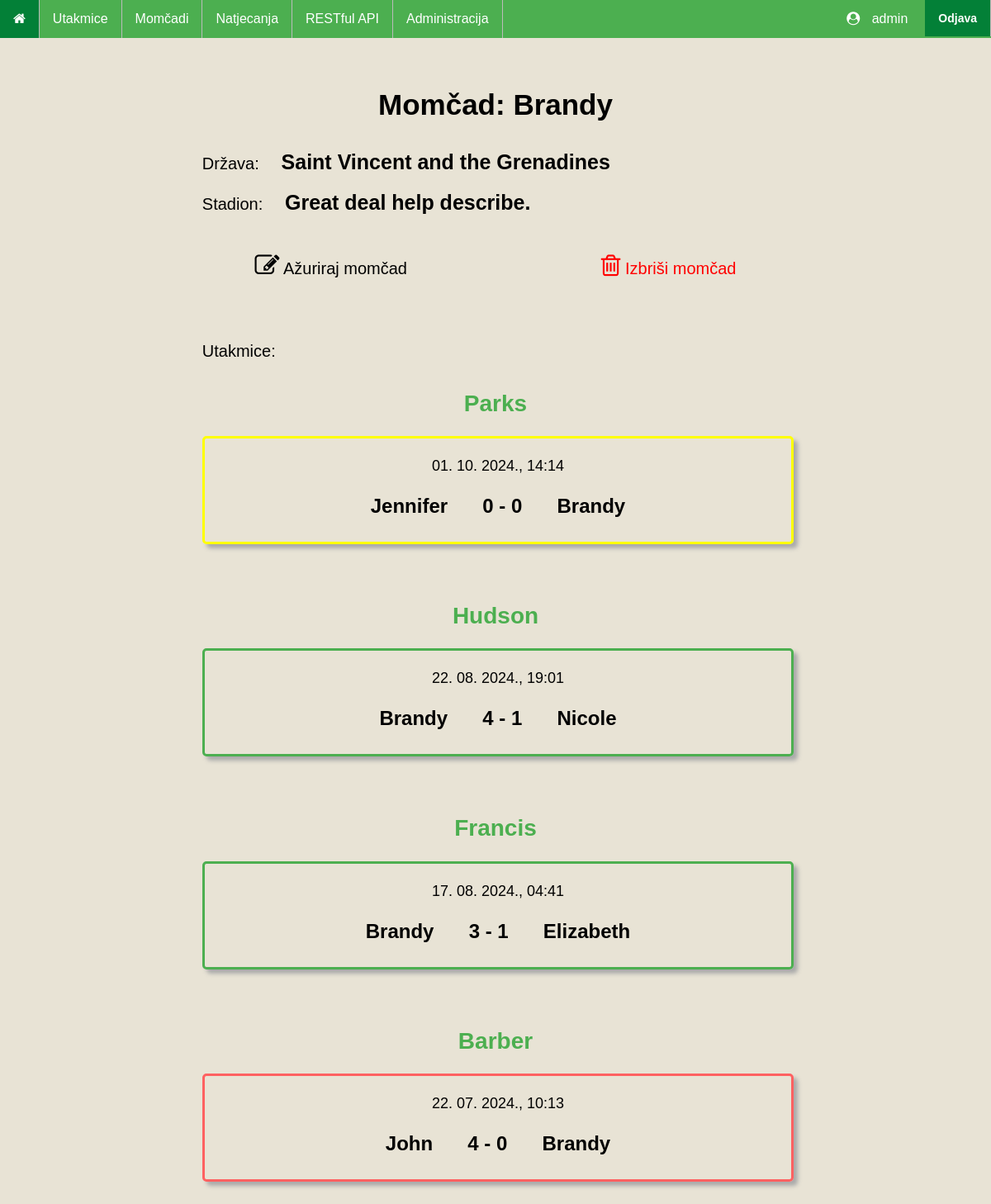
/teams/300 (signed in), run on an earlier commit of the app's database.
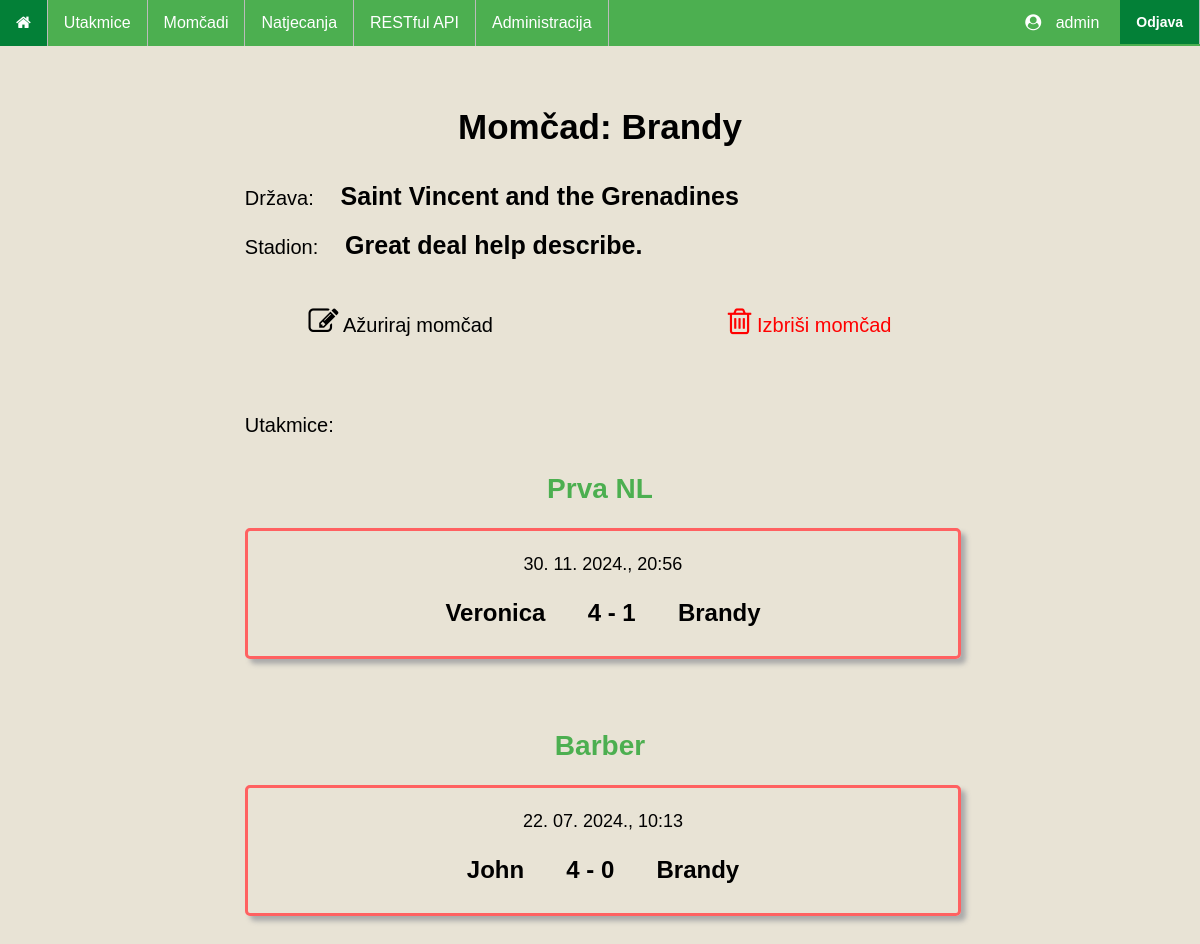
And on a later commit of the database.
### main/models.py (models this page shows, shortened)
class Competition(models.Model):
    competition_name = models.CharField(max_length=50)
    competition_country = models.CharField(max_length=30)
    competition_teams = models.ManyToManyField(Team)
    def __str__(self):
        return self.competition_name

class Match(models.Model):
    match_date = models.DateTimeField('Datum utakmice')
    match_stadium = models.TextField()
    match_competition = models.ForeignKey(Competition, on_delete=models.CASCADE, blank=True, null=True)
    match_team1 = models.ForeignKey(Team, on_delete=models.CASCADE, blank=True, null=True, related_name='team1')
    match_team2 = models.ForeignKey(Team, on_delete=models.CASCADE, blank=True, null=True, related_name='team2')
    match_score1 = models.IntegerField()
    match_score2 = models.IntegerField()

class Team(models.Model):
    team_name = models.CharField(max_length=50)
    team_stadium = models.TextField()
    team_country = models.CharField(max_length=30)
    def __str__(self):
        return '{}'.format(self.team_name)

### main/views.py (the view)
# urls.py: path('teams/<pk>', TeamDetailed, name='teamDetails'),
@login_required
def TeamDetailed(request, pk):
    context = {}
    context["object"] = Team.objects.get(id = pk)
    matches = Match.objects.filter(
        Q(match_team1__id = pk) |
        Q(match_team2__id = pk)
    ).order_by('-match_date')
    context["grouped_matches"] = {
        competition: list(matches)
        for competition, matches in groupby(matches, key=lambda x: x.match_competition)
    }
    return render(request, "main/teamDetail.html", context)

### templates/main/teamDetail.html (shortened to what this page needs)
{% extends "base_generic.html" %}
{% block content %}
    <h1>Momčad: {{ object.team_name }}</h1>
    <p class="match_details">Država: <b>{{ object.team_country }}</b></p>
    <p class="match_details">Stadion: <b>{{ object.team_stadium }}</b></p>
    {% if request.user.is_superuser %}
    <p class="match_details grid-container" style="margin-top: 5%; margin-bottom: 1%;">
        <span>
            <a href="{% url 'editTeam' object.id %}" style="color: black;">
                <i class="fa fa-edit" style="font-size: 30px; color:black;"></i>
                Ažuriraj momčad
            </a>
        </span>
        <span></span>
        <span>
            <a href="{% url 'deleteTeam' object.id %}" style="color: red;"
                onclick="return confirm('Jeste li sigurni da želite obrisati momčad {{ object.team_name }}?');"
            >
                <i class="fa fa-trash-o" style="font-size: 30px; color:red;"></i>
                Izbriši momčad
            </a>
        </span>
    </p>
    {% endif %}
    <br>
    {% if grouped_matches.items %}
    <p class="description desc1">Utakmice:</p>
        {% for competition, matches in grouped_matches.items %}
            <h2><a href="competitions/{{ competition.id }} ">{{ competition }}</a></h2>
            {% for match in matches %}
                <a href="/matches/{{ match.id }}" class="match_link">
                    <div class="match"
                    {% if match.match_team1.team_name == object.team_name %}
                        {% if match.match_score1 > match.match_score2 %}
                            style="border: 3px solid #4CAF50"
                        {% elif match.match_score1 < match.match_score2 %}
                            style="border: 3px solid #ff6161"
                        {% else %}
                            style="border: 3px solid yellow"
                        {% endif %}
                    {% else %}
                        {% if match.match_score1 < match.match_score2 %}
                            style="border: 3px solid #4CAF50"
                        {% elif match.match_score1 > match.match_score2 %}
                            style="border: 3px solid #ff6161"
                        {% else %}
                            style="border: 3px solid yellow"
                        {% endif %}
                    {% endif %}
                    >
                        <p class="match_date"> {{ match.match_date|date:"d. m. Y., H:i" }} </p>
                        <p class="score">
                            {{ match.match_team1 }}
                        <span>
                            {{ match.match_score1 }} - {{ match.match_score2 }}
                        </span>
                            {{ match.match_team2 }}
                        </p>
                    </div>
                </a>
            {% endfor %}
        {% endfor %}
    {% else %}
        <p class="description" style="text-align: center;">Nema odigranih utakmica</p>
    {% endif %}
{% endblock %}

What changed in the data, as far as the page shows it:
no longer on this page (row unchanged): Competition: competition_name "Parks"
removed Match: match_date "01. 10. 2024., 14:14", match_team1 "Jennifer", match_score1 "0", match_score2 "0", match_team2 "Brandy", shown under "Parks"
no longer on this page (row unchanged): Competition: competition_name "Hudson"
removed Match: match_date "22. 08. 2024., 19:01", match_team1 "Brandy", match_score1 "4", match_score2 "1", match_team2 "Nicole", shown under "Hudson"
removed Competition: competition_name "Francis"
removed Match: match_date "17. 08. 2024., 04:41", match_team1 "Brandy", match_score1 "3", match_score2 "1", match_team2 "Elizabeth", shown under "Francis"
added Competition: competition_name "Prva NL"
added Match: match_date "30. 11. 2024., 20:56", match_team1 "Veronica", match_score1 "4", match_score2 "1", match_team2 "Brandy", shown under "Prva NL"
